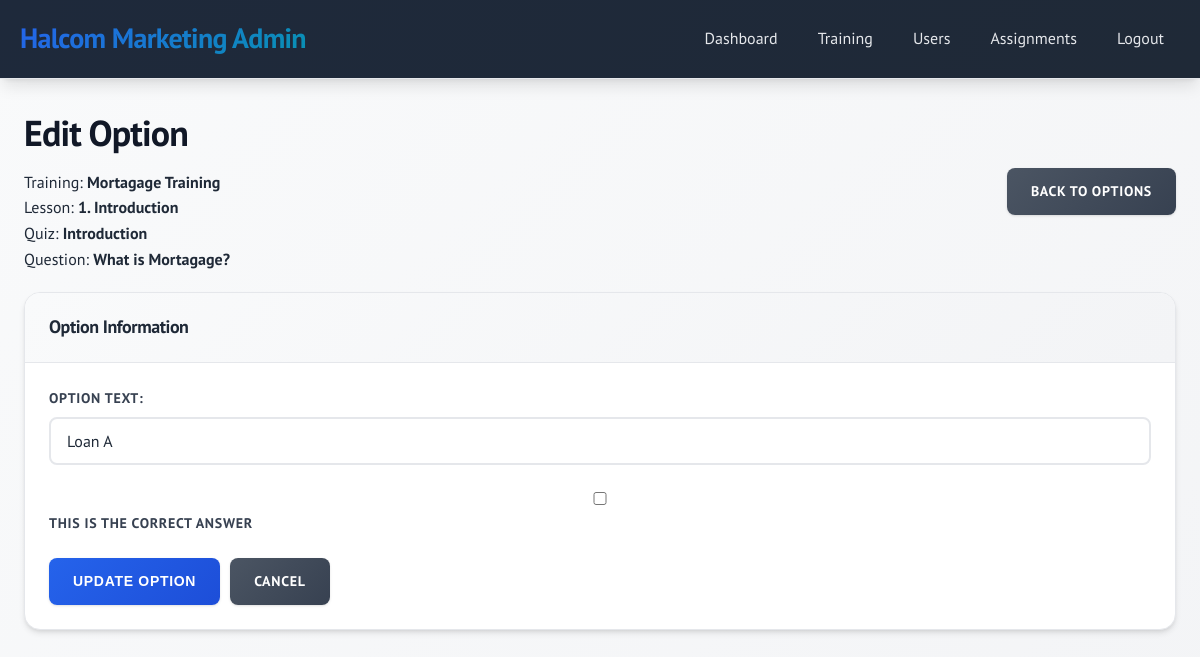
The page /admin/option_form.php?id=13 (signed in) on the database its author committed.
### tables this page shows
CREATE TABLE `questions` (
  `id` int(11) NOT NULL AUTO_INCREMENT,
  `quiz_id` int(11) NOT NULL,
  `question_text` text NOT NULL,
  `type` enum('mcq','essay') NOT NULL DEFAULT 'mcq',
  `created_at` timestamp NOT NULL DEFAULT current_timestamp(),
  PRIMARY KEY (`id`),
  KEY `quiz_id` (`quiz_id`),
  CONSTRAINT `questions_ibfk_1` FOREIGN KEY (`quiz_id`) REFERENCES `quizzes` (`id`) ON DELETE CASCADE
);

CREATE TABLE `courses` (
  `id` int(11) NOT NULL AUTO_INCREMENT,
  `title` varchar(200) NOT NULL,
  `description` text DEFAULT NULL,
  `created_by` int(11) NOT NULL,
  `created_at` timestamp NOT NULL DEFAULT current_timestamp(),
  PRIMARY KEY (`id`),
  KEY `created_by` (`created_by`),
  CONSTRAINT `courses_ibfk_1` FOREIGN KEY (`created_by`) REFERENCES `users` (`id`) ON DELETE CASCADE
);

CREATE TABLE `lessons` (
  `id` int(11) NOT NULL AUTO_INCREMENT,
  `course_id` int(11) NOT NULL,
  `title` varchar(200) NOT NULL,
  `content` text DEFAULT NULL,
  `video_url` varchar(500) DEFAULT NULL,
  `embed_code` text DEFAULT NULL,
  `audio_url` varchar(500) DEFAULT NULL,
  `reference_files` text DEFAULT NULL,
  `position` int(11) NOT NULL DEFAULT 1,
  `created_at` timestamp NOT NULL DEFAULT current_timestamp(),
  PRIMARY KEY (`id`),
  KEY `course_id` (`course_id`),
  CONSTRAINT `lessons_ibfk_1` FOREIGN KEY (`course_id`) REFERENCES `courses` (`id`) ON DELETE CASCADE
);

CREATE TABLE `quizzes` (
  `id` int(11) NOT NULL AUTO_INCREMENT,
  `lesson_id` int(11) NOT NULL,
  `title` varchar(200) NOT NULL,
  `passing_score` int(11) NOT NULL DEFAULT 70,
  `created_at` timestamp NOT NULL DEFAULT current_timestamp(),
  PRIMARY KEY (`id`),
  KEY `lesson_id` (`lesson_id`),
  CONSTRAINT `quizzes_ibfk_1` FOREIGN KEY (`lesson_id`) REFERENCES `lessons` (`id`) ON DELETE CASCADE
);

CREATE TABLE `question_options` (
  `id` int(11) NOT NULL AUTO_INCREMENT,
  `question_id` int(11) NOT NULL,
  `option_text` text NOT NULL,
  `is_correct` tinyint(1) NOT NULL DEFAULT 0,
  `created_at` timestamp NOT NULL DEFAULT current_timestamp(),
  PRIMARY KEY (`id`),
  KEY `question_id` (`question_id`),
  CONSTRAINT `question_options_ibfk_1` FOREIGN KEY (`question_id`) REFERENCES `questions` (`id`) ON DELETE CASCADE
);

### admin/option_form.php (the view, shortened to what this page needs)
<?php
$pdo = getDBConnection();
$option = null;
$is_edit = false;
$question_id = $_GET['question_id'] ?? null;
if (isset($_GET['id']) && is_numeric($_GET['id'])) {
    $is_edit = true;
    $stmt = $pdo->prepare("SELECT * FROM question_options WHERE id = ?");
    $stmt->execute([$_GET['id']]);
    $option = $stmt->fetch();
    $question_id = $option['question_id'];
} elseif (!$question_id || !is_numeric($question_id)) {
    redirect('trainings.php');
}
$stmt = $pdo->prepare("
    SELECT q.*, qz.title as quiz_title, l.title as lesson_title, c.title as Training_title
    FROM questions q
    JOIN quizzes qz ON q.quiz_id = qz.id
    JOIN lessons l ON qz.lesson_id = l.id
    JOIN courses c ON l.course_id = c.id
    WHERE q.id = ?
");
$stmt->execute([$question_id]);
$question = $stmt->fetch();
?>
<!DOCTYPE html>
<html lang="en">
<head>
    <link rel="stylesheet" href="../assets/css/style.css">
</head>
<body>
    <div class="header">
        <div class="header-content">
            <div class="logo">Halcom Marketing Admin</div>
            <div class="nav">
                <a href="dashboard.php">Dashboard</a>
                <a href="trainings.php">Training</a>
                <a href="users.php">Users</a>
                <a href="training_assignments.php">Assignments</a>
                <a href="../auth/logout.php">Logout</a>
            </div>
        </div>
    </div>
    <div class="container">
        <div class="d-flex justify-between align-center mb-20">
            <div>
                <h1><?php echo $is_edit ? 'Edit Option' : 'Add New Option'; ?></h1>
                <p>Training: <strong><?php echo htmlspecialchars($question['Training_title']); ?></strong></p>
                <p>Lesson: <strong><?php echo htmlspecialchars($question['lesson_title']); ?></strong></p>
                <p>Quiz: <strong><?php echo htmlspecialchars($question['quiz_title']); ?></strong></p>
                <p>Question: <strong><?php echo htmlspecialchars(substr($question['question_text'], 0, 100)) . (strlen($question['question_text']) > 100 ? '...' : ''); ?></strong></p>
            </div>
            <a href="question_options.php?question_id=<?php echo $question_id; ?>" class="btn btn-secondary">Back to Options</a>
        </div>
        <div class="card">
            <div class="card-header">
                Option Information
            </div>
            <div class="card-body">
                <form method="POST">
                    <div class="form-group">
                        <label for="option_text">Option Text:</label>
                        <input type="text" id="option_text" name="option_text" required
                               value="<?php echo $option ? htmlspecialchars($option['option_text']) : ''; ?>">
                    </div>
                    <div class="form-group">
                        <label>
                            <input type="checkbox" name="is_correct" value="1"
                                   <?php echo ($option && $option['is_correct']) ? 'checked' : ''; ?>>
                            This is the correct answer
                        </label>
                    </div>
                    <div class="d-flex gap-10">
                        <button type="submit" class="btn btn-primary">
                            <?php echo $is_edit ? 'Update Option' : 'Create Option'; ?>
                        </button>
                        <a href="question_options.php?question_id=<?php echo $question_id; ?>" class="btn btn-secondary">Cancel</a>
                    </div>
                </form>
            </div>
        </div>
    </div>
</body>
</html>

### rows shown on the page
questions: courses.title "Mortagage Training", lessons.title "1. Introduction", quiz.title "Introduction", question_text "What is Mortagage?"
question_options: option_text "Loan A"
